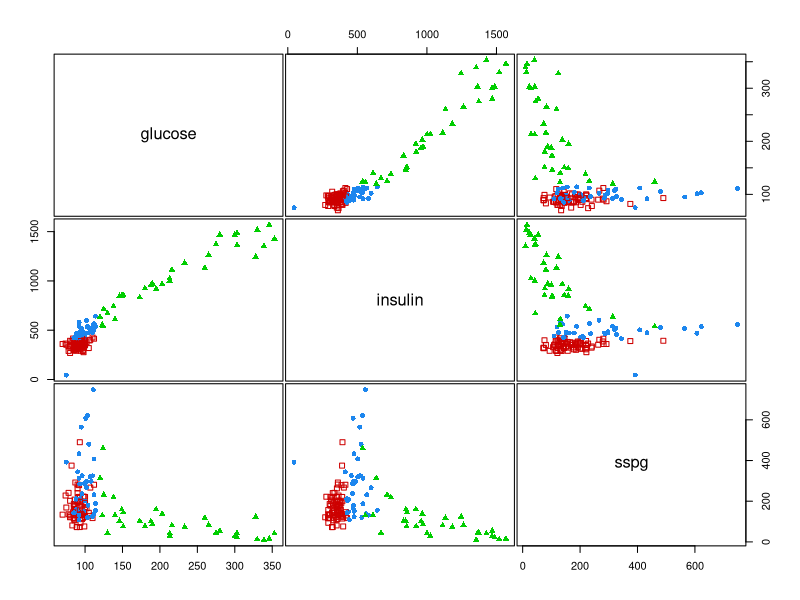
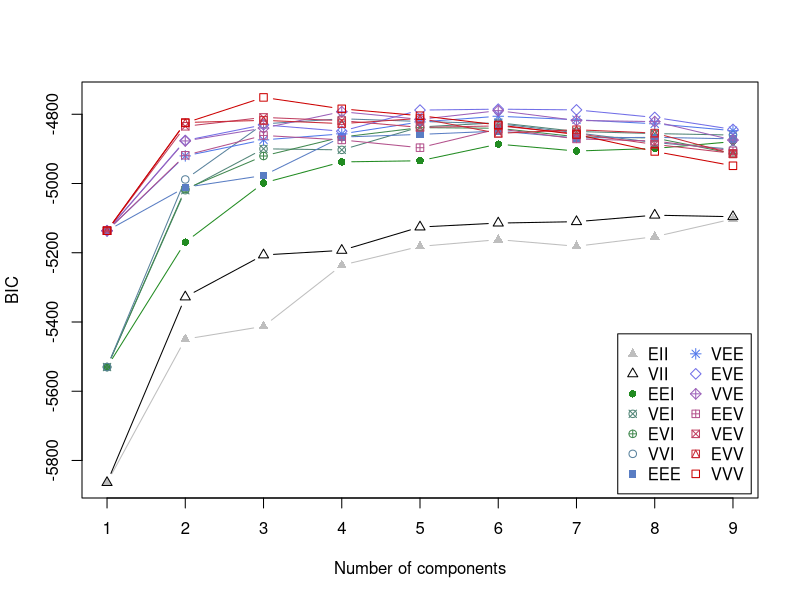
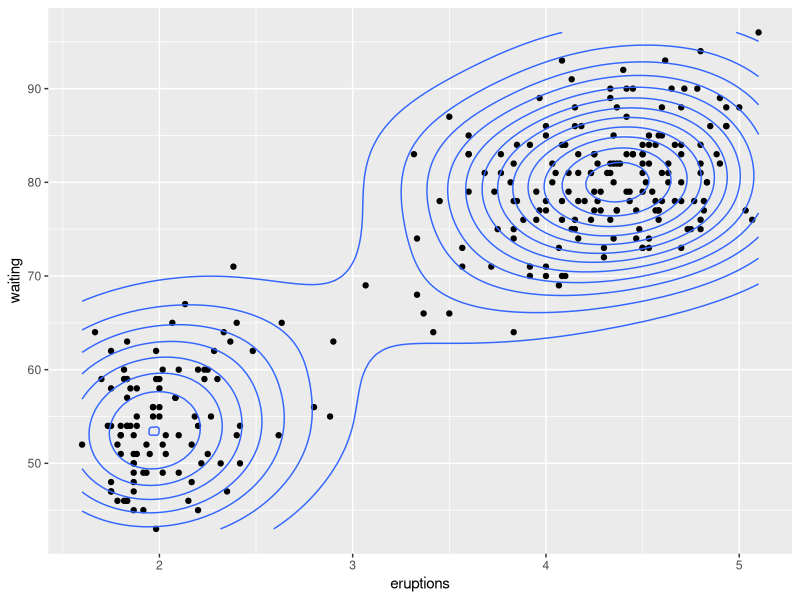

Source code (R) for these figures, in order: (Note: this script raises an error after producing the figures.)
install.packages('mclust')
install.packages('car')
library(mclust)
data(diabetes)
X = diabetes[,-1]
class = diabetes$class
clPairs(X, class)
BIC = mclustBIC(X)
plot(BIC)


data("faithful")
head(faithful)
library("ggplot2")
ggplot(faithful, aes(x=eruptions, y=waiting)) +
  geom_point() +  # Scatter plot
  geom_density2d() # Add 2d density estimation
Mclust(data, G = NULL)
